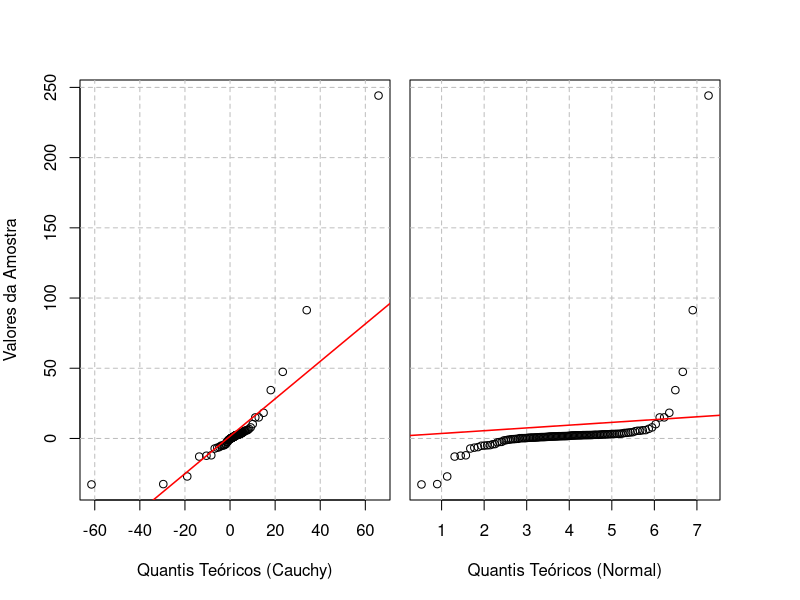

Reproduce this figure in R.
# Set designated seed 
set.seed(1338)

# Cauchy's distribuition parameters
location = 2.2
scale = 1.6

# Normal's distribuition parameters
mean = 3.9
sd = 1.4

# Generate sample
sample_size = 124
sample = rcauchy(sample_size, location, scale)

# Find theoretical quantiles
quantiles = (1:sample_size) / (sample_size + 1)
theoretical_quantiles_cauchy = qcauchy(quantiles, location, scale)
theoretical_quantiles_norm = qnorm(quantiles, mean, sd)

# sort sample
sample = sort(sample)
x = 1:sample_size

# Set a specific layout for plot
layout(matrix(c(1,2), ncol=2), widths=c(1,1), heights=c(1,1))

# Adjust the margins for first plot
par(mar=c(5, 4, 4, 0.5))

# Create a blank plot with the grid
plot(theoretical_quantiles_cauchy, sample, type = "n", xlab = "Quantis Teóricos (Cauchy)", ylab = "Valores da Amostra")
abline(h = pretty(range(sample)), v = pretty(range(theoretical_quantiles_cauchy)), col = "gray", lty = "dashed")

# Add the points and line to the plot
points(theoretical_quantiles_cauchy, sample)
qqline(sample, distribution = qcauchy, col="red",lwd = 1.5)

# Adjust the margins for second plot
par(mar=c(5, 0.5, 4, 4))

# Create a blank plot with the grid for the second plot
plot(theoretical_quantiles_norm, sample, type = "n", xlab = "Quantis Teóricos (Normal)", ylab = "", yaxt = "n")
abline(h = pretty(range(sample)), v = pretty(range(theoretical_quantiles_norm)), col = "gray", lty = "dashed")

# Add the points and line to the second plot
points(theoretical_quantiles_norm, sample)
qqline(sample, col="red",lwd = 1.5)


